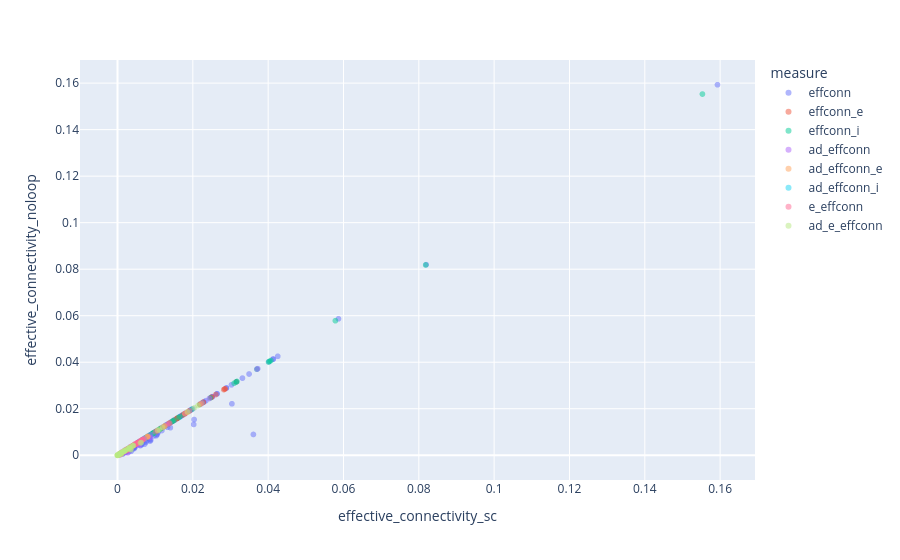

This figure's notebook cell:
### Code cell
px.scatter(compare, x='effective_connectivity_sc', y='effective_connectivity_noloop', color='measure', opacity=0.5, hover_data=['pre_type', 'post_type', 'measure'])

### Figure 1 — Plotly figure (JSON) as saved in the notebook; plotly's stock layout.template omitted (floating-point values rounded to 4 significant figures; data arrays with more than 128 entries replaced by an {"elided": "..."} marker saying what was removed)
{"data": [{"customdata": {"elided": "4000x3 str values"}, "hovertemplate": "measure=%{customdata[2]}<br>effective_connectivity_sc=%{x}<br>effective_connectivity_noloop=%{y}<br>pre_type=%{customdata[0]}<br>post_type=%{customdata[1]}<extra></extra>", "legendgroup": "effconn", "marker": {"color": "#636efa", "opacity": 0.5, "symbol": "circle"}, "mode": "markers", "name": "effconn", "showlegend": true, "type": "scattergl", "x": {"elided": "4000 float values"}, "xaxis": "x", "y": {"elided": "4000 float values"}, "yaxis": "y"}, {"customdata": {"elided": "4000x3 str values"}, "hovertemplate": "measure=%{customdata[2]}<br>effective_connectivity_sc=%{x}<br>effective_connectivity_noloop=%{y}<br>pre_type=%{customdata[0]}<br>post_type=%{customdata[1]}<extra></extra>", "legendgroup": "effconn_e", "marker": {"color": "#EF553B", "opacity": 0.5, "symbol": "circle"}, "mode": "markers", "name": "effconn_e", "showlegend": true, "type": "scattergl", "x": {"elided": "4000 float values"}, "xaxis": "x", "y": {"elided": "4000 float values"}, "yaxis": "y"}, {"customdata": {"elided": "4000x3 str values"}, "hovertemplate": "measure=%{customdata[2]}<br>effective_connectivity_sc=%{x}<br>effective_connectivity_noloop=%{y}<br>pre_type=%{customdata[0]}<br>post_type=%{customdata[1]}<extra></extra>", "legendgroup": "effconn_i", "marker": {"color": "#00cc96", "opacity": 0.5, "symbol": "circle"}, "mode": "markers", "name": "effconn_i", "showlegend": true, "type": "scattergl", "x": {"elided": "4000 float values"}, "xaxis": "x", "y": {"elided": "4000 float values"}, "yaxis": "y"}, {"customdata": {"elided": "4000x3 str values"}, "hovertemplate": "measure=%{customdata[2]}<br>effective_connectivity_sc=%{x}<br>effective_connectivity_noloop=%{y}<br>pre_type=%{customdata[0]}<br>post_type=%{customdata[1]}<extra></extra>", "legendgroup": "ad_effconn", "marker": {"color": "#ab63fa", "opacity": 0.5, "symbol": "circle"}, "mode": "markers", "name": "ad_effconn", "showlegend": true, "type": "scattergl", "x": {"elided": "4000 float values"}, "xaxis": "x", "y": {"elided": "4000 float values"}, "yaxis": "y"}, {"customdata": {"elided": "4000x3 str values"}, "hovertemplate": "measure=%{customdata[2]}<br>effective_connectivity_sc=%{x}<br>effective_connectivity_noloop=%{y}<br>pre_type=%{customdata[0]}<br>post_type=%{customdata[1]}<extra></extra>", "legendgroup": "ad_effconn_e", "marker": {"color": "#FFA15A", "opacity": 0.5, "symbol": "circle"}, "mode": "markers", "name": "ad_effconn_e", "showlegend": true, "type": "scattergl", "x": {"elided": "4000 float values"}, "xaxis": "x", "y": {"elided": "4000 float values"}, "yaxis": "y"}, {"customdata": {"elided": "4000x3 str values"}, "hovertemplate": "measure=%{customdata[2]}<br>effective_connectivity_sc=%{x}<br>effective_connectivity_noloop=%{y}<br>pre_type=%{customdata[0]}<br>post_type=%{customdata[1]}<extra></extra>", "legendgroup": "ad_effconn_i", "marker": {"color": "#19d3f3", "opacity": 0.5, "symbol": "circle"}, "mode": "markers", "name": "ad_effconn_i", "showlegend": true, "type": "scattergl", "x": {"elided": "4000 float values"}, "xaxis": "x", "y": {"elided": "4000 float values"}, "yaxis": "y"}, {"customdata": {"elided": "4000x3 str values"}, "hovertemplate": "measure=%{customdata[2]}<br>effective_connectivity_sc=%{x}<br>effective_connectivity_noloop=%{y}<br>pre_type=%{customdata[0]}<br>post_type=%{customdata[1]}<extra></extra>", "legendgroup": "e_effconn", "marker": {"color": "#FF6692", "opacity": 0.5, "symbol": "circle"}, "mode": "markers", "name": "e_effconn", "showlegend": true, "type": "scattergl", "x": {"elided": "4000 float values"}, "xaxis": "x", "y": {"elided": "4000 float values"}, "yaxis": "y"}, {"customdata": {"elided": "4000x3 str values"}, "hovertemplate": "measure=%{customdata[2]}<br>effective_connectivity_sc=%{x}<br>effective_connectivity_noloop=%{y}<br>pre_type=%{customdata[0]}<br>post_type=%{customdata[1]}<extra></extra>", "legendgroup": "ad_e_effconn", "marker": {"color": "#B6E880", "opacity": 0.5, "symbol": "circle"}, "mode": "markers", "name": "ad_e_effconn", "showlegend": true, "type": "scattergl", "x": {"elided": "4000 float values"}, "xaxis": "x", "y": {"elided": "4000 float values"}, "yaxis": "y"}], "layout": {"legend": {"title": {"text": "measure"}, "tracegroupgap": 0}, "margin": {"t": 60}, "xaxis": {"anchor": "y", "domain": [0, 1], "title": {"text": "effective_connectivity_sc"}}, "yaxis": {"anchor": "x", "domain": [0, 1], "title": {"text": "effective_connectivity_noloop"}}}}
